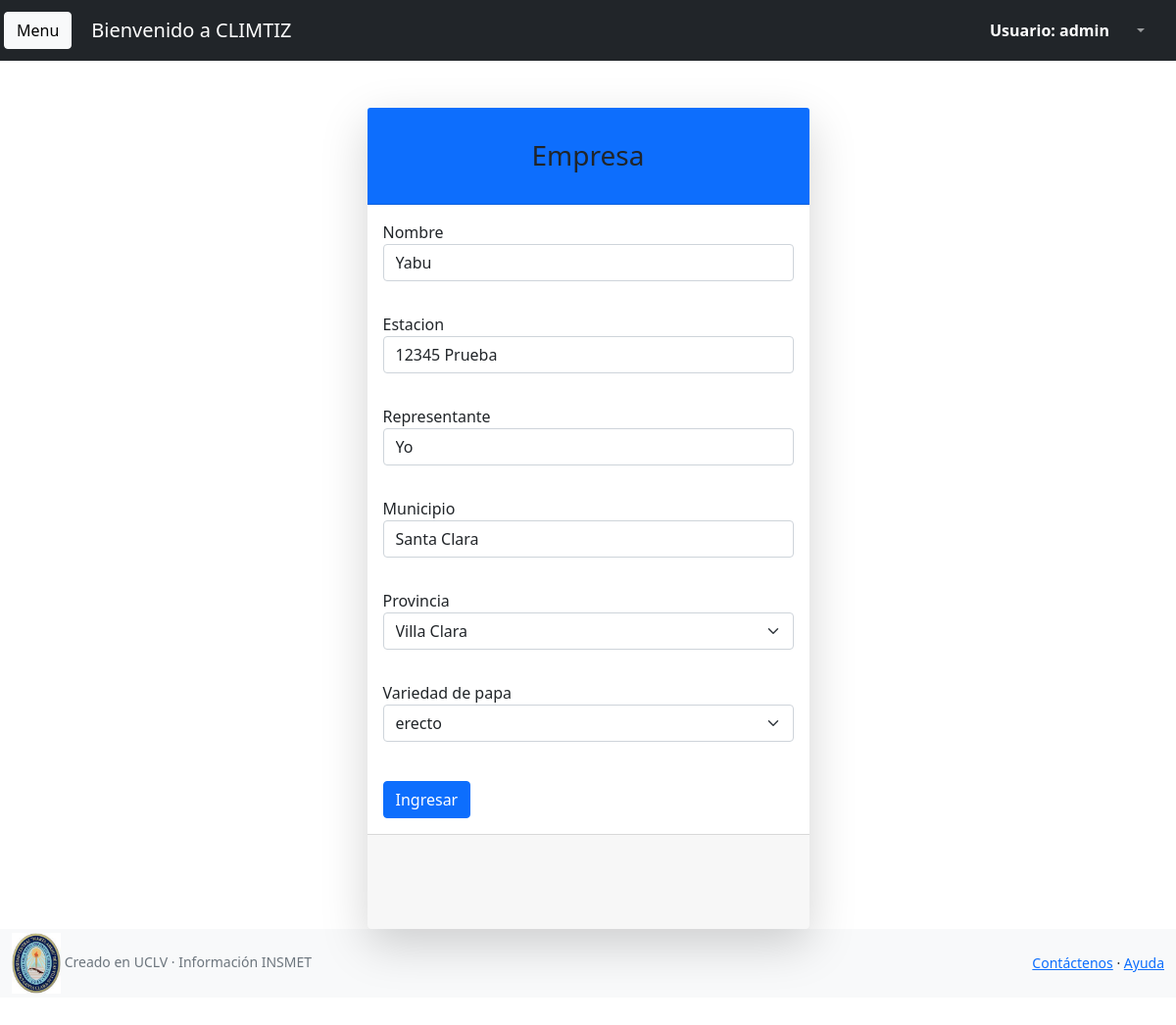
Page /empresa/editar_empresa/2/ (signed in) on the earlier database version.
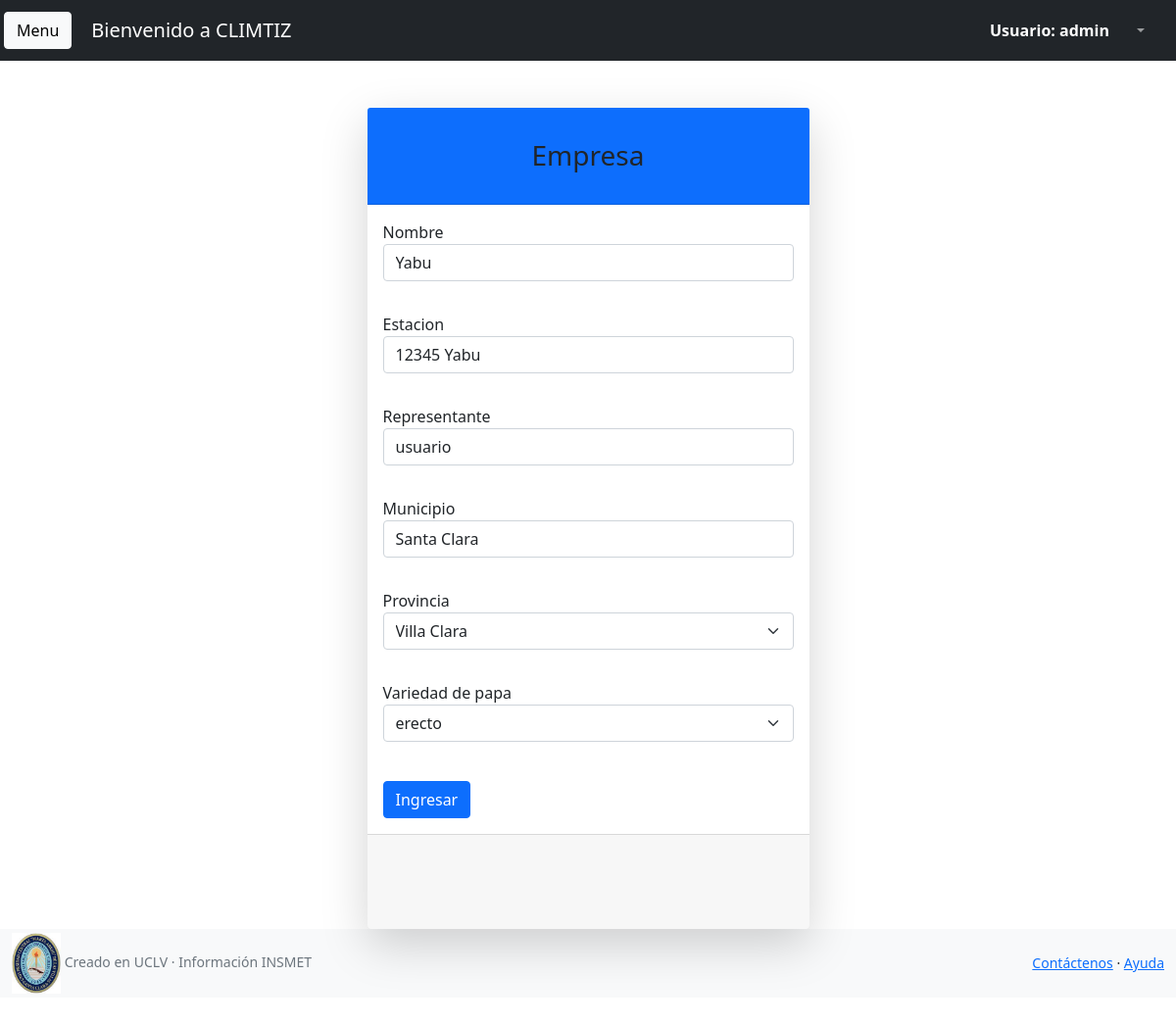
Same page on the later database version.
### empresa/models.py (models this page shows, shortened)
class Empresa(models.Model):
    nombre = models.CharField(max_length=60)
    estacion = models.ForeignKey(Estacion, null = True, blank=False, on_delete = models.CASCADE)
    representante = models.CharField(max_length = 100)
    municipio = models.CharField(max_length = 100)
    provincia = models.CharField(max_length=30)
    variedad_actual = models.CharField(max_length=20, choices=TVARIEDAD, null=True)

### empresa/views.py (the view)
# urls.py: path('editar_empresa/<pk>/',EmpresaUpdate.as_view(),name="editar_empresa")
class EmpresaUpdate(UserPassesTestMixin,UpdateView):
    model = Empresa
    form_class = EmpresaForm
    template_name = 'empresa_crear.html'
    success_url = reverse_lazy('empresa:lista_empresa')
    def test_func(self):
        return self.request.user.is_authenticated and self.request.user.is_admin

### estacion/models.py (called while the page is built)
    def __str__(self):
        return '{} {}'.format(self.num_estacion,self.nombre)

### mensajes/processors.py (called while the page is built)
def ctx_dict(request):
    sol=None
    if request.user.is_authenticated:
        sol = len(Mensajes.objects.filter(recibido=False).filter(destinatario=request.user))
    ctx={'test':sol}
    print(sol)
    return ctx

### empresa/templates/empresa_crear.html (shortened to what this page needs)
{% extends 'index_admin.html' %}
{% load static %}
{% block content %}
<div class="container ">
    <div class="row justify-content-center">
        <div class="col-lg-5">
            <div class="card shadow-lg border-0 rounded-lg mt-5">
                <div class="card-header bg-primary"><h3 class="text-center font-weight-light my-4">Empresa</h3></div>
                <div class="card-body">
                    <form class="row g-3" method="post">
                        <div class="mb-3">
                            {{form.nombre.label}}
                            {{form.nombre}}
                        </div>
                        <br>
                        <div class="mb-3">
                            {{form.estacion.label}}
                            {{form.estacion}}
                        </div>
                        <br>
                        <div class="mb-3">
                            {{form.representante.label}}
                            {{form.representante}}
                        </div>
                        <br>
                        <div class="mb-3">
                            {{form.municipio.label}}
                            {{form.municipio}}
                        </div>
                        <br>
                        <div class="mb-3">
                            {{form.provincia.label}}
                            {{form.provincia}}
                        </div>
                        <div class="mb-3">
                            {{form.variedad_actual.label}}
                            {{form.variedad_actual}}
                        </div>
                        <div class="d-flex align-items-center justify-content-between mt-4 mb-0">
                        <button class="btn btn-primary" type="submit">Ingresar</button>
                        </div>
                    </form>
                </div>
                <div class="card-footer text-center py-5">
                </div>
            </div>
        </div>
    </div>
</div>
{% endblock content %}

Differences in the rows shown:
changed Empresa "Yabu": estacion "12345 Prueba" → "12345 Yabu"; representante "Yo" → "usuario"
